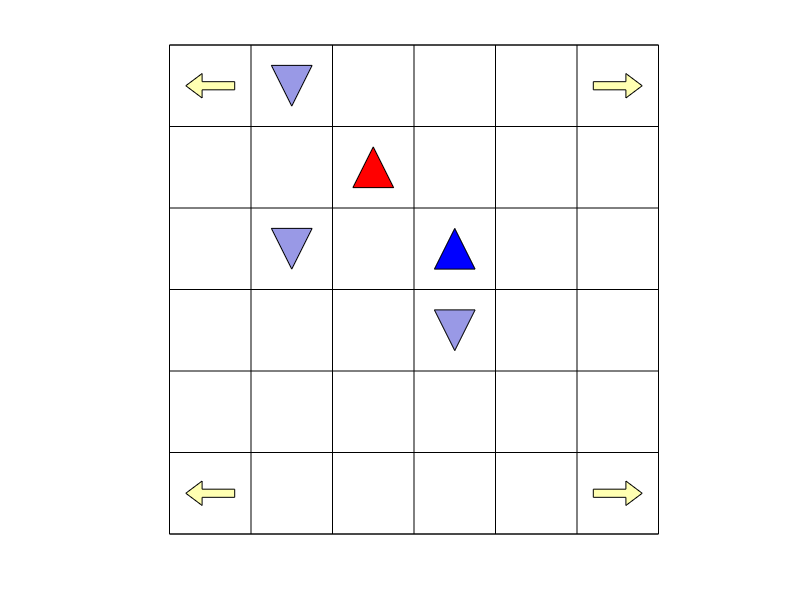

Write MATLAB code to recreate this figure.
clear all;

% Whether or not to draw the board
draw = true;

victoryType = zeros(1,6);
% 1: No more self good ghosts. Opponent wins.
% 2: No more self evil ghosts. You win!      
% 3: No more opponent good ghosts. You win!  
% 4: No more opponent evil ghosts. Opponent wins.            
% 5: Self good ghost moved off the board. You win!           
% 6: Opponent good ghost moved off the board. Opponent wins.

% How many games to play
games = 1;

for trial = 1:games

    % Define initial board state
    board = zeros(6);
    turn = 0;
    playing = true;
    
    % Place ghosts
    board(1:2, 2:5) = reshape(randperm(8) > 4, 2, 4)+3;
    board(5:6, 2:5) = reshape(randperm(8) > 4, 2, 4)+1;
    
    if draw
    
        % Create figure
        figHandle = figure;

        % Create axes
        axesHandle = axes;
        set(axesHandle, 'box', 'on');
        set(axesHandle, 'xtick', []);
        set(axesHandle, 'ytick', []);
        axis([0 6 0 6]);
        axis square;
        axis ij;

    end

    while playing
        
        %% Drawing
        if draw

            % Clear board
            cla;

            % Draw grid
            for i = 0:6
                line([i i], [0 6], 'color', 'k');
                line([0 6], [i i], 'color', 'k');
            end

            % Draw escape arrows
            patch([0.2 0.4 0.4 0.8 0.8 0.4 0.4], [0.5 0.35 0.45 0.45 0.55 0.55 0.65], [1 1 0.7]);
            patch([0.2 0.4 0.4 0.8 0.8 0.4 0.4], [5.5 5.35 5.45 5.45 5.55 5.55 5.65], [1 1 0.7]);
            patch([5.8 5.6 5.6 5.2 5.2 5.6 5.6], [0.5 0.35 0.45 0.45 0.55 0.55 0.65], [1 1 0.7]);
            patch([5.8 5.6 5.6 5.2 5.2 5.6 5.6], [5.5 5.35 5.45 5.45 5.55 5.55 5.65], [1 1 0.7]);

            % Draw ghosts
            for i = 1:6
                for j = 1:6
                    if board(i,j) == 1
                        % Self good
                        patch([j-0.75 j-0.5 j-0.25], [i-0.25 i-0.75 i-0.25], [0 0 1]);
                    elseif board(i,j) == 2
                        % Self evil
                        patch([j-0.75 j-0.5 j-0.25], [i-0.25 i-0.75 i-0.25], [1 0 0]);
                    elseif board(i,j) == 3
                        % Opponent good
                        patch([j-0.75 j-0.5 j-0.25], [i-0.75 i-0.25 i-0.75], [0.6 0.6 0.9]);
                    elseif board(i,j) == 4
                        % Opponent evil
                        patch([j-0.75 j-0.5 j-0.25], [i-0.75 i-0.25 i-0.75], [0.9 0.6 0.6]);
                    end
                end
            end
            drawnow;
        end
        %% End of drawing
        % Check for victory
        if isempty(find(board==1, 1))
            disp('No more self good ghosts. Opponent wins.');
            playing = false;
            victoryType(1) = victoryType(1)+1;
        elseif isempty(find(board==2, 1))
            disp('No more self evil ghosts. You win!');
            playing = false;
            victoryType(2) = victoryType(2)+1;
        elseif isempty(find(board==3, 1))
            disp('No more opponent good ghosts. You win!');
            playing = false;
            victoryType(3) = victoryType(3)+1;
        elseif isempty(find(board==4, 1))
            disp('No more opponent evil ghosts. Opponent wins.');
            playing = false;
            victoryType(4) = victoryType(4)+1;
        end

        if ~playing
            break;
        end
        
        % Delay: to watch the game.
        pause(1);

        %% Make random move
        if mod(turn,2) == 0
            % player 1
            inds = find(board==1 | board==2);
        else
            % player 2
            inds = find(board==3 | board==4);
        end
        valid = false;
        % Only if an action was taken (i.e. a player makes a valid move),
        % the variable valid changes to true. Else, we pick another ghost
        % and another move. Repeat until valid is true.
        while ~valid 
            
            % inds: list of all current player pieces indeces
            % ind: the index of the player's piece to move next
            % dir: the direction in which the piece moves 
            % 1: up, 2: down, 3: left, 4: right
            ind = inds(randi(length(inds)));
            [row, col] = ind2sub(size(board), ind);
            dir = randi(4);
            if dir == 1
                % Move up      
                if row > 1
                    if (mod(turn,2) == 0 && board(row-1, col) ~= 1 && board(row-1, col) ~= 2) || ...
                       (mod(turn,2) == 1 && board(row-1, col) ~= 3 && board(row-1, col) ~= 4)  
                        board(row-1, col) = board(ind);
                        board(ind) = 0;
                        valid = true;
                    end
                elseif row == 1 && (col == 1 || col == 6) && board(ind) == 1
                    disp('Self good ghost moved off the board. You win!');
                    playing = false;
                    valid = true;
                    victoryType(5) = victoryType(5)+1;
                end
            elseif dir == 2
                % Move down      
                if row < 6
                    if (mod(turn,2) == 0 && board(row+1, col) ~= 1 && board(row+1, col) ~= 2) || ...
                       (mod(turn,2) == 1 && board(row+1, col) ~= 3 && board(row+1, col) ~= 4)  
                        board(row+1, col) = board(ind);
                        board(ind) = 0;
                        valid = true;
                    end
                elseif row == 6 && (col == 1 || col == 6) && board(ind) == 3
                    disp('Opponent good ghost moved off the board. Opponent wins.');
                    playing = false;
                    valid = true;
                    victoryType(6) = victoryType(6)+1;
                end
            elseif dir == 3
                % Move left      
                if col > 1
                    if (mod(turn,2) == 0 && board(row, col-1) ~= 1 && board(row, col-1) ~= 2) || ...
                       (mod(turn,2) == 1 && board(row, col-1) ~= 3 && board(row, col-1) ~= 4)  
                        board(row, col-1) = board(ind);
                        board(ind) = 0;
                        valid = true;
                    end
                elseif row == 1 && col == 1 && board(ind) == 1
                    disp('Self good ghost moved off the board. You win!');
                    playing = false;
                    valid = true;
                    victoryType(5) = victoryType(5)+1;
                elseif row == 6 && col == 1 && board(ind) == 3
                    disp('Opponent good ghost moved off the board. Opponent wins.');
                    playing = false;
                    valid = true;
                    victoryType(6) = victoryType(6)+1;
                end 
             elseif dir == 4
                % Move right     
                if col < 6
                    if (mod(turn,2) == 0 && board(row, col+1) ~= 1 && board(row, col+1) ~= 2) || ...
                       (mod(turn,2) == 1 && board(row, col+1) ~= 3 && board(row, col+1) ~= 4)  
                        board(row, col+1) = board(ind);
                        board(ind) = 0;
                        valid = true;
                    end
                elseif row == 1 && col == 6 && board(ind) == 1
                    disp('Self good ghost moved off the board. You win!');
                    playing = false;
                    valid = true;
                    victoryType(5) = victoryType(5)+1;
                elseif row == 6 && col == 6 && board(ind) == 3
                    disp('Opponent good ghost moved off the board. Opponent wins.');
                    playing = false;
                    valid = true;
                    victoryType(6) = victoryType(6)+1;
                end
            end
        end

        turn = turn + 1;
    end
    %% 
    if draw
%         close(figHandle);
    end
    
    disp(' ');
    disp('Victory Types');
    disp('---------------------------');
    disp(['No more self good ghosts. Opponent wins.                : ' num2str(victoryType(1)/sum(victoryType)*100,'%.1f') '% ' num2str(victoryType(1))]);
    disp(['No more self evil ghosts. You win!                      : ' num2str(victoryType(2)/sum(victoryType)*100,'%.1f') '% ' num2str(victoryType(2))]);
    disp(['No more opponent good ghosts. You win!                  : ' num2str(victoryType(3)/sum(victoryType)*100,'%.1f') '% ' num2str(victoryType(3))]);
    disp(['No more opponent evil ghosts. Opponent wins.            : ' num2str(victoryType(4)/sum(victoryType)*100,'%.1f') '% ' num2str(victoryType(4))]);
    disp(['Self good ghost moved off the board. You win!           : ' num2str(victoryType(5)/sum(victoryType)*100,'%.1f') '% ' num2str(victoryType(5))]);
    disp(['Opponent good ghost moved off the board. Opponent wins. : ' num2str(victoryType(6)/sum(victoryType)*100,'%.1f') '% ' num2str(victoryType(6))]);
    disp(' ');
    disp(' ');
    
end